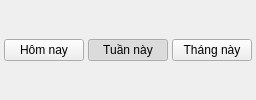
      <widget class="QFrame" name="framePeriodToggle">
       <property name="frameShape">
        <enum>QFrame::Shape::NoFrame</enum>
       </property>
       <layout class="QHBoxLayout" name="toggleLayout">
        <property name="spacing">
         <number>4</number>
        </property>
        <property name="leftMargin">
         <number>4</number>
        </property>
        <property name="topMargin">
         <number>4</number>
        </property>
        <property name="rightMargin">
         <number>4</number>
        </property>
        <property name="bottomMargin">
         <number>4</number>
        </property>
        <item>
         <widget class="QPushButton" name="btnPeriodToday">
          <property name="cursor">
           <cursorShape>PointingHandCursor</cursorShape>
          </property>
          <property name="text">
           <string>Hôm nay</string>
          </property>
          <property name="checkable">
           <bool>true</bool>
          </property>
         </widget>
        </item>
        <item>
         <widget class="QPushButton" name="btnPeriodWeek">
          <property name="cursor">
           <cursorShape>PointingHandCursor</cursorShape>
          </property>
          <property name="text">
           <string>Tuần này</string>
          </property>
          <property name="checkable">
           <bool>true</bool>
          </property>
          <property name="checked">
           <bool>true</bool>
          </property>
         </widget>
        </item>
        <item>
         <widget class="QPushButton" name="btnPeriodMonth">
          <property name="cursor">
           <cursorShape>PointingHandCursor</cursorShape>
          </property>
          <property name="text">
           <string>Tháng này</string>
          </property>
          <property name="checkable">
           <bool>true</bool>
          </property>
         </widget>
        </item>
       </layout>
      </widget>
